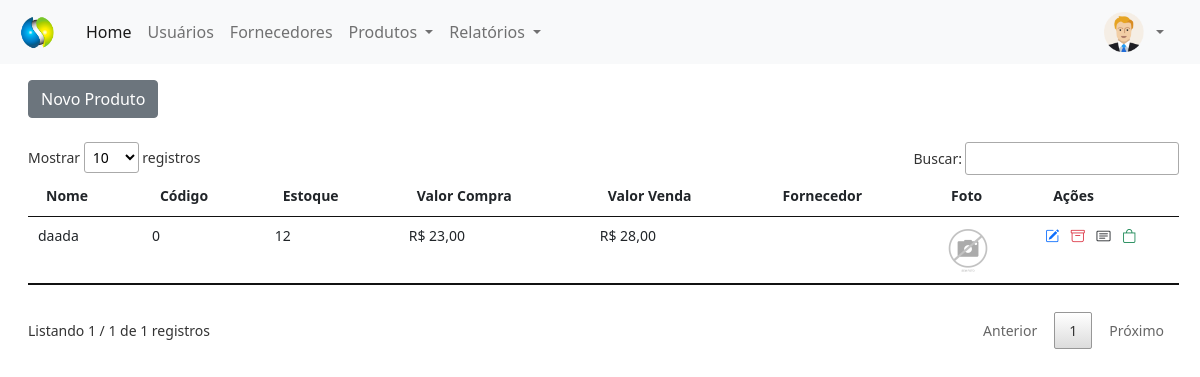
/painel-adm/index.php?pagina=produtos (signed in), run on an earlier commit of the app's database.
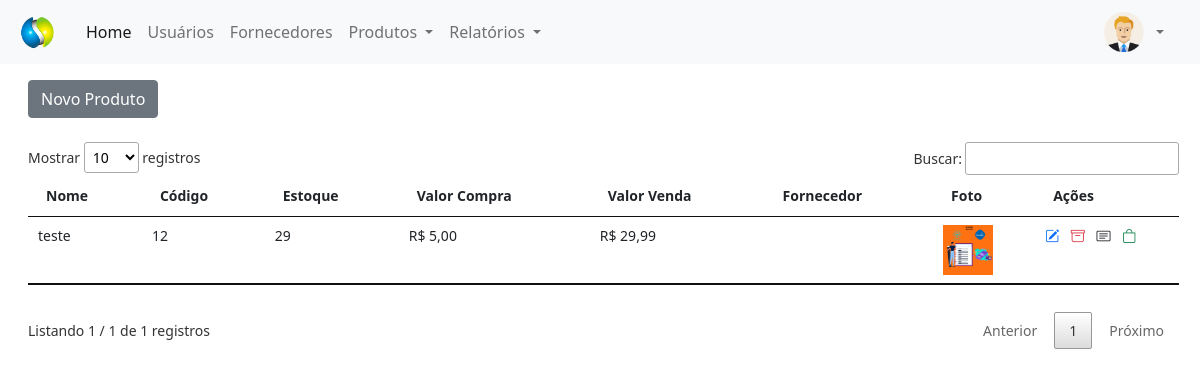
And on a later commit of the database.
### tables this page shows
CREATE TABLE `produtos` (
  `id` int(11) NOT NULL,
  `codigo` varchar(30) NOT NULL,
  `nome` varchar(50) NOT NULL,
  `descricao` varchar(200) NOT NULL,
  `estoque` int(11) NOT NULL,
  `valor_compra` decimal(8,2) NOT NULL,
  `valor_venda` decimal(8,2) NOT NULL,
  `fornecedor` int(11) NOT NULL,
  `categoria` int(11) NOT NULL,
  `foto` varchar(120) DEFAULT NULL
);

### painel-adm/produtos.php (the view, shortened to what this page needs)
<?php
$pag = 'produtos';
require_once('../conexao.php');
?>
<a href="index.php?pagina=<?php echo $pag ?>&funcao=novo" type="button" class="btn btn-secondary mt-2">Novo Produto</a>
<div class="mt-4" style="margin-right: 25px">
    <?php
    $query = $pdo->query("SELECT * from produtos order by id desc");
    $res = $query->fetchAll(PDO::FETCH_ASSOC);
    $total_reg = @count($res);
    if ($total_reg > 0) {
    ?>
        <small>
            <table id="usuarios" class="table table-hover my-4" style="width:100%">
                <thead>
                    <tr>
                        <th>Nome</th>
                        <th>Código</th>
                        <th>Estoque</th>
                        <th>Valor Compra</th>
                        <th>Valor Venda</th>
                        <th>Fornecedor</th>
                        <th>Foto</th>
                        <th>Ações</th>
                    </tr>
                </thead>
                <tbody>
                    <?php
                    for ($i = 0; $i < $total_reg; $i++) {
                        $id_cat = $res[$i]['categoria'];
                        $query_2 = $pdo->query("SELECT * from categorias WHERE id = '$id_cat'");
                        $res_2 = $query_2->fetchAll(PDO::FETCH_ASSOC);
                        $nome_cat = $res_2[0]['nome'];
                        $id_fornecedor = $res[$i]['fornecedor'];
                        $query_f = $pdo->query("SELECT * from fornecedores WHERE id = '$id_fornecedor'");
                        $res_f = $query_f->fetchAll(PDO::FETCH_ASSOC);
                        $total_reg_f = @count($res_f);
                        if ($total_reg_f > 0) {
                            $nome_forn = $res_f[0]['nome'];
                            $tel_forn = $res_f[0]['telefone'];
                        } else {
                            $nome_forn = '';
                            $tel_forn = '';
                        }
                    ?>
                        <tr>
                            <td><?php echo $res[$i]['nome'] ?></td>
                            <td><?php echo $res[$i]['codigo'] ?></td>
                            <td><?php echo $res[$i]['estoque'] ?></td>
                            <td>R$ <?php echo number_format($res[$i]['valor_compra'], 2, ',', '.'); ?></td>
                            <td>R$ <?php echo number_format($res[$i]['valor_venda'], 2, ',', '.'); ?></td>
                            <td><?php echo @$nome_fornecedor; ?></td>
                            <td>
                                <img src="../img/<?php echo $pag ?>/<?php echo $res[$i]['foto'] ?>" width="50px">
                            </td>
                            <td>
                                <a href="index.php?pagina=<?php echo $pag ?>&funcao=editar&id=<?php echo $res[$i]['id']; ?>" title="Editar Registro" style="text-decoration:none">
                                    <i class="bi bi-pencil-square text-primary me-2"></i>
                                </a>
                                <a href="index.php?pagina=<?php echo $pag ?>&funcao=deletar&id=<?php echo $res[$i]['id']; ?>" title="Excluir Registro" style="text-decoration:none">
                                    <i class="bi bi-archive text-danger me-2"></i>
                                </a>
								<a href="#" onclick="mostrarDados('<?php echo $res[$i]['nome'] ?>', '<?php echo $res[$i]['descricao'] ?>', '<?php echo $res[$i]['foto'] ?>', '<?php echo $nome_cat ?>', '<?php echo $nome_forn ?>', '<?php echo $tel_forn ?>')" title="Ver Descriçao" style="text-decoration: none">
									<i class="bi bi-card-text text-dark me-2"></i>
								</a>
                                <a href="#" onclick="comprarProdutos('<?php echo $res[$i]['id']; ?>')" title="Fazer Pedido" style="text-decoration:none">
                                    <i class="bi bi-bag text-success"></i>
                                </a>
                            </td>
                        </tr>
                    <?php }
                    ?>
                </tbody>
            </table>
        </small>
    <?php } else {
        echo "Não existem dados para serem exibidos!";
    } ?>
</div>

What changed in the data, as far as the page shows it:
removed produtos: nome "daada", codigo "0", estoque "12", valor_compra "23,00", valor_venda "28,00", foto (picture)
added produtos: nome "teste", codigo "12", estoque "29", valor_compra "5,00", valor_venda "29,99", foto (picture)
